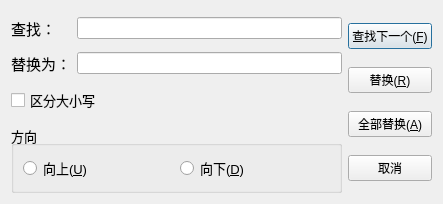
<?xml version="1.0" encoding="UTF-8"?>
<ui version="4.0">
 <class>ReplaceDialog</class>
 <widget class="QDialog" name="ReplaceDialog">
  <property name="geometry">
   <rect>
    <x>0</x>
    <y>0</y>
    <width>443</width>
    <height>204</height>
   </rect>
  </property>
  <property name="minimumSize">
   <size>
    <width>350</width>
    <height>180</height>
   </size>
  </property>
  <property name="windowTitle">
   <string>Dialog</string>
  </property>
  <property name="windowIcon">
   <iconset resource="res.qrc">
    <normaloff>:/icons/replase.png</normaloff>:/icons/replase.png</iconset>
  </property>
  <layout class="QGridLayout" name="gridLayout">
   <item row="0" column="0">
    <layout class="QHBoxLayout" name="horizontalLayout_4">
     <item>
      <layout class="QVBoxLayout" name="verticalLayout_2">
       <property name="sizeConstraint">
        <enum>QLayout::SizeConstraint::SetMinAndMaxSize</enum>
       </property>
       <item>
        <spacer name="verticalSpacer_2">
         <property name="orientation">
          <enum>Qt::Orientation::Vertical</enum>
         </property>
         <property name="sizeHint" stdset="0">
          <size>
           <width>20</width>
           <height>40</height>
          </size>
         </property>
        </spacer>
       </item>
       <item>
        <layout class="QHBoxLayout" name="horizontalLayout_2">
         <item>
          <widget class="QLabel" name="label">
           <property name="font">
            <font>
             <pointsize>11</pointsize>
            </font>
           </property>
           <property name="text">
            <string>查找：</string>
           </property>
          </widget>
         </item>
         <item>
          <spacer name="horizontalSpacer">
           <property name="orientation">
            <enum>Qt::Orientation::Horizontal</enum>
           </property>
           <property name="sizeType">
            <enum>QSizePolicy::Policy::Preferred</enum>
           </property>
           <property name="sizeHint" stdset="0">
            <size>
             <width>15</width>
             <height>20</height>
            </size>
           </property>
          </spacer>
         </item>
         <item>
          <widget class="QLineEdit" name="leSearchText"/>
         </item>
        </layout>
       </item>
       <item>
        <spacer name="verticalSpacer">
         <property name="orientation">
          <enum>Qt::Orientation::Vertical</enum>
         </property>
         <property name="sizeHint" stdset="0">
          <size>
           <width>20</width>
           <height>40</height>
          </size>
         </property>
        </spacer>
       </item>
       <item>
        <layout class="QHBoxLayout" name="horizontalLayout_3">
         <item>
          <widget class="QLabel" name="label_2">
           <property name="font">
            <font>
             <pointsize>11</pointsize>
            </font>
           </property>
           <property name="text">
            <string>替换为：</string>
           </property>
          </widget>
         </item>
         <item>
          <widget class="QLineEdit" name="leReplaceText"/>
         </item>
        </layout>
       </item>
       <item>
        <spacer name="verticalSpacer_3">
         <property name="orientation">
          <enum>Qt::Orientation::Vertical</enum>
         </property>
         <property name="sizeHint" stdset="0">
          <size>
           <width>20</width>
           <height>40</height>
          </size>
         </property>
        </spacer>
       </item>
       <item>
        <widget class="QCheckBox" name="cbCaseSensitive">
         <property name="font">
          <font>
           <pointsize>10</pointsize>
          </font>
         </property>
         <property name="text">
          <string>区分大小写</string>
         </property>
        </widget>
       </item>
       <item>
        <spacer name="verticalSpacer_4">
         <property name="orientation">
          <enum>Qt::Orientation::Vertical</enum>
         </property>
         <property name="sizeHint" stdset="0">
          <size>
           <width>20</width>
           <height>40</height>
          </size>
         </property>
        </spacer>
       </item>
       <item>
        <widget class="QGroupBox" name="groupBox">
         <property name="font">
          <font>
           <pointsize>10</pointsize>
          </font>
         </property>
         <property name="title">
          <string>方向</string>
         </property>
         <layout class="QHBoxLayout" name="horizontalLayout">
          <item>
           <widget class="QRadioButton" name="rbUptoSearch">
            <property name="font">
             <font>
              <pointsize>10</pointsize>
             </font>
            </property>
            <property name="text">
             <string>向上(&amp;U)</string>
            </property>
           </widget>
          </item>
          <item>
           <widget class="QRadioButton" name="rbDowntoSearch">
            <property name="font">
             <font>
              <pointsize>10</pointsize>
             </font>
            </property>
            <property name="text">
             <string>向下(&amp;D)</string>
            </property>
           </widget>
          </item>
         </layout>
        </widget>
       </item>
      </layout>
     </item>
     <item>
      <layout class="QVBoxLayout" name="verticalLayout">
       <item>
        <widget class="QPushButton" name="btnFindNext">
         <property name="text">
          <string>查找下一个(&amp;F)</string>
         </property>
        </widget>
       </item>
       <item>
        <widget class="QPushButton" name="btnReplace">
         <property name="text">
          <string>替换(&amp;R)</string>
         </property>
        </widget>
       </item>
       <item>
        <widget class="QPushButton" name="btnReplaceAll">
         <property name="text">
          <string>全部替换(&amp;A)</string>
         </property>
        </widget>
       </item>
       <item>
        <widget class="QPushButton" name="btnCancel">
         <property name="text">
          <string>取消</string>
         </property>
        </widget>
       </item>
      </layout>
     </item>
    </layout>
   </item>
  </layout>
 </widget>
 <resources>
  <include location="res.qrc"/>
 </resources>
 <connections/>
</ui>
